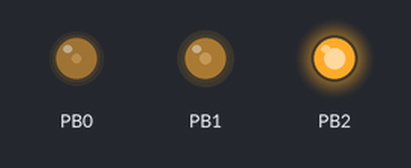
The sketch below on a simulated ATtiny85, built with avr-gcc and run on an emulated ATtiny85. On the bench: output pins drawn as LEDs (lit = HIGH). Random numbers use the default seed unless the sketch sets one.

Above: at 0.15 s.
At 4.99 s:
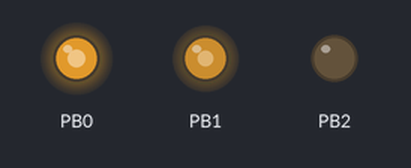
At 9.83 s:
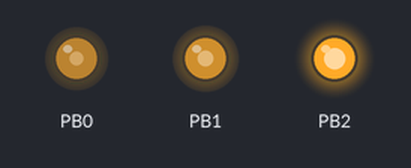
At 19.82 s:
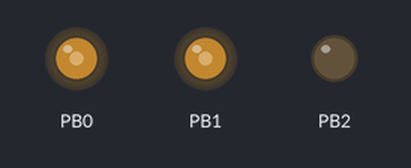
At 29.48 s:
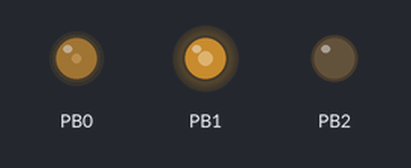
At 39.77 s:
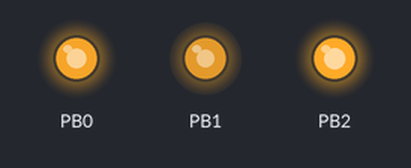
Timing chart, 0 to 40.0 s (numbered marks = the images above):
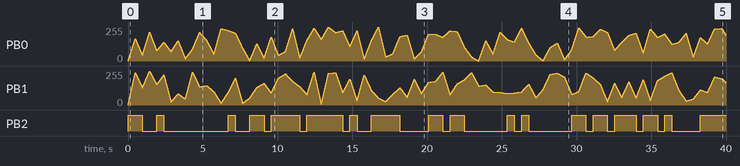

The sketch:

rgb_led_rand.ino
```cpp
// Used with DigiSpark's RGB LED shield
// Used from DigiStump Oak

unsigned rounds = 0;
char publishString[40];

int r_new = 0;
int g_new = 0;
int b_new = 0;

void setup() {
    // Initialize the LED pins as outputs
    pinMode(0, OUTPUT);
    pinMode(1, OUTPUT);
    pinMode(2, OUTPUT);

    analogWrite(0, r_new);   // Turn the red LED off
    analogWrite(1, g_new);   // Turn the green LED off
    analogWrite(2, b_new);   // Turn the blue LED off

    //Particle.variable("rounds", rounds);
}

void blend(int r1, int g1, int b1, int r2, int g2, int b2, int duration, int intSegments) {
    float segments = (float) intSegments;
    float subsegments = segments * 3.0;
    for (int i = 0; i < segments; i++) {
      float tmp_r = ((((float)r2 - (float)r1)/segments)*i) + (float)r1;
      float tmp_g = ((((float)g2 - (float)g1)/segments)*i) + (float)g1;
      float tmp_b = ((((float)b2 - (float)b2)/segments)*i) + (float)b2;
      analogWrite(0, tmp_r);
      delay(duration/subsegments);
      analogWrite(1, tmp_g);
      delay(duration/subsegments);
      analogWrite(2, tmp_b);
      delay(duration/subsegments);
    }
}


void loop() {
    int r_old = r_new;
    int g_old = g_new;
    int b_old = b_new;
    r_new = random(256);
    g_new = random(256);
    b_new = random(256);

    blend(r_old, g_old, b_old, r_new, g_new, b_new, 500, 50);
    //sprintf(publishString, "old: %d", r_old);
    //Particle.publish("old", publishString);
    //sprintf(publishString, "new: %d", r_value);
    //Particle.publish("new", publishString);
}
```

Measured:
- by itself, PB2: LOW → HIGH at 0.01 s, → LOW 0.96 s later, → HIGH 0.96 s later, → LOW 0.48 s later, … (35 changes in this stretch)
